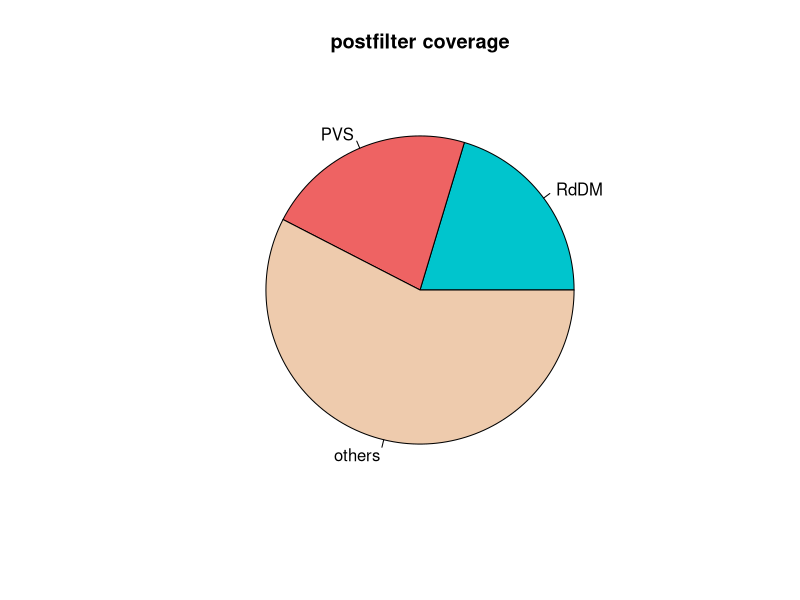

The R script that drew this image:
setwd("~/cifs-lab/PolV_surveillance_manuscript/Figures/Fig2/S2A/")

percentages_table <- c(20.351,22.087,57.562)

pdf("pieChart_percent_postFilter_coverage_HMM_states.pdf")
pie(percentages_table,labels = c("RdDM","PVS","others"), col = c("turquoise3","indianred2","peachpuff2"), main="postfilter coverage")
dev.off()

